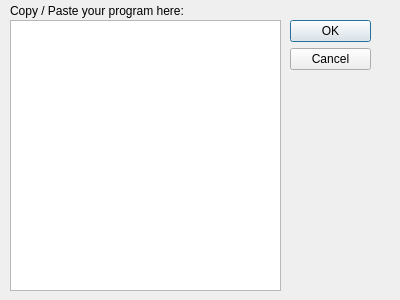
<?xml version="1.0" encoding="UTF-8"?>
<ui version="4.0">
 <class>DialogLoad</class>
 <widget class="QDialog" name="DialogLoad">
  <property name="geometry">
   <rect>
    <x>0</x>
    <y>0</y>
    <width>400</width>
    <height>300</height>
   </rect>
  </property>
  <property name="windowTitle">
   <string>Dialog</string>
  </property>
  <widget class="QDialogButtonBox" name="buttonBox">
   <property name="geometry">
    <rect>
     <x>290</x>
     <y>20</y>
     <width>81</width>
     <height>241</height>
    </rect>
   </property>
   <property name="orientation">
    <enum>Qt::Vertical</enum>
   </property>
   <property name="standardButtons">
    <set>QDialogButtonBox::Cancel|QDialogButtonBox::Ok</set>
   </property>
  </widget>
  <widget class="QLabel" name="label">
   <property name="geometry">
    <rect>
     <x>10</x>
     <y>0</y>
     <width>191</width>
     <height>21</height>
    </rect>
   </property>
   <property name="text">
    <string>Copy / Paste your program here:</string>
   </property>
  </widget>
  <widget class="QPlainTextEdit" name="newSrcTxtEdit">
   <property name="geometry">
    <rect>
     <x>10</x>
     <y>20</y>
     <width>271</width>
     <height>271</height>
    </rect>
   </property>
  </widget>
 </widget>
 <resources/>
 <connections>
  <connection>
   <sender>buttonBox</sender>
   <signal>accepted()</signal>
   <receiver>DialogLoad</receiver>
   <slot>accept()</slot>
   <hints>
    <hint type="sourcelabel">
     <x>248</x>
     <y>254</y>
    </hint>
    <hint type="destinationlabel">
     <x>157</x>
     <y>274</y>
    </hint>
   </hints>
  </connection>
  <connection>
   <sender>buttonBox</sender>
   <signal>rejected()</signal>
   <receiver>DialogLoad</receiver>
   <slot>reject()</slot>
   <hints>
    <hint type="sourcelabel">
     <x>316</x>
     <y>260</y>
    </hint>
    <hint type="destinationlabel">
     <x>286</x>
     <y>274</y>
    </hint>
   </hints>
  </connection>
 </connections>
</ui>
